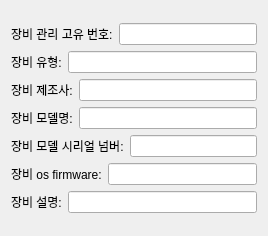
                  <widget class="QWidget" name="DE_Marines_Electronics_Info__scrollAreaWidgetContents_1">
                   <property name="geometry">
                    <rect>
                     <x>0</x>
                     <y>-51</y>
                     <width>268</width>
                     <height>236</height>
                    </rect>
                   </property>
                   <layout class="QGridLayout" name="gridLayout_6">
                    <item row="0" column="0">
                     <layout class="QVBoxLayout" name="DE_Marines_Electronics_Info__verticalLayout_1">
                      <item>
                       <layout class="QHBoxLayout" name="DE_Marines_Electronics_Info_device_management_id__horizontalLayout_1">
                        <item>
                         <widget class="QLabel" name="DE_Marines_Electronics_Info_device_management_id__label_1">
                          <property name="text">
                           <string>장비 관리 고유 번호:</string>
                          </property>
                         </widget>
                        </item>
                        <item>
                         <widget class="QLineEdit" name="DE_Marines_Electronics_Info_device_management_id__lineEdit_1"/>
                        </item>
                       </layout>
                      </item>
                      <item>
                       <layout class="QHBoxLayout" name="DE_Marines_Electronics_Info_device_type__horizontalLayout_1">
                        <item>
                         <widget class="QLabel" name="DE_Marines_Electronics_Info_device_type__label_1">
                          <property name="text">
                           <string>장비 유형:</string>
                          </property>
                         </widget>
                        </item>
                        <item>
                         <widget class="QLineEdit" name="DE_Marines_Electronics_Info_device_type__lineEdit_1"/>
                        </item>
                       </layout>
                      </item>
                      <item>
                       <layout class="QHBoxLayout" name="DE_Marines_Electronics_Info_device_manufacturer__horizontalLayout_1">
                        <item>
                         <widget class="QLabel" name="DE_Marines_Electronics_Info_device_manufacturer__label_1">
                          <property name="text">
                           <string>장비 제조사:</string>
                          </property>
                         </widget>
                        </item>
                        <item>
                         <widget class="QLineEdit" name="DE_Marines_Electronics_Info_device_manufacturer__lineEdit_1"/>
                        </item>
                       </layout>
                      </item>
                      <item>
                       <layout class="QHBoxLayout" name="DE_Marines_Electronics_Info_device_model_name__horizontalLayout_1">
                        <item>
                         <widget class="QLabel" name="DE_Marines_Electronics_Info_device_model_name__label_1">
                          <property name="text">
                           <string>장비 모델명:</string>
                          </property>
                         </widget>
                        </item>
                        <item>
                         <widget class="QLineEdit" name="DE_Marines_Electronics_Info_device_model_name__lineEdit_1"/>
                        </item>
                       </layout>
                      </item>
                      <item>
                       <layout class="QHBoxLayout" name="DE_Marines_Electronics_Info_device_model_serial_number__horizontalLayout_1">
                        <item>
                         <widget class="QLabel" name="DE_Marines_Electronics_Info_device_model_serial_number__label_1">
                          <property name="text">
                           <string>장비 모델 시리얼 넘버:</string>
                          </property>
                         </widget>
                        </item>
                        <item>
                         <widget class="QLineEdit" name="DE_Marines_Electronics_Info_device_model_serial_number__lineEdit_1"/>
                        </item>
                       </layout>
                      </item>
                      <item>
                       <layout class="QHBoxLayout" name="DE_Marines_Electronics_Info_device_os_firmware__horizontalLayout_1">
                        <item>
                         <widget class="QLabel" name="DE_Marines_Electronics_Info_device_os_firmware__label_1">
                          <property name="text">
                           <string>장비 os firmware:</string>
                          </property>
                         </widget>
                        </item>
                        <item>
                         <widget class="QLineEdit" name="DE_Marines_Electronics_Info_device_os_firmware__lineEdit_1"/>
                        </item>
                       </layout>
                      </item>
                      <item>
                       <layout class="QHBoxLayout" name="DE_Marines_Electronics_Info_device_description__horizontalLayout_1">
                        <item>
                         <widget class="QLabel" name="DE_Marines_Electronics_Info_device_description__label_1">
                          <property name="text">
                           <string>장비 설명:</string>
                          </property>
                         </widget>
                        </item>
                        <item>
                         <widget class="QLineEdit" name="DE_Marines_Electronics_Info_device_description__lineEdit_1"/>
                        </item>
                       </layout>
                      </item>
                     </layout>
                    </item>
                   </layout>
                  </widget>
